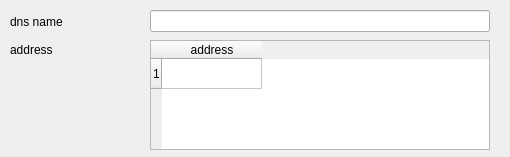
<ui version="4.0" >
 <class>FredWindow</class>
 <widget class="QWidget" name="FredWindow" >
  <property name="geometry" >
   <rect>
    <x>0</x>
    <y>0</y>
    <width>510</width>
    <height>157</height>
   </rect>
  </property>
  <property name="windowTitle" >
   <string>dns</string>
  </property>
  <widget class="QLabel" name="textLabel_address" >
   <property name="geometry" >
    <rect>
     <x>10</x>
     <y>40</y>
     <width>130</width>
     <height>20</height>
    </rect>
   </property>
   <property name="text" >
    <string>address</string>
   </property>
   <property name="wordWrap" >
    <bool>false</bool>
   </property>
  </widget>
  <widget class="QLineEdit" name="name" >
   <property name="geometry" >
    <rect>
     <x>150</x>
     <y>10</y>
     <width>340</width>
     <height>22</height>
    </rect>
   </property>
  </widget>
  <widget class="QLabel" name="label_dns_name" >
   <property name="geometry" >
    <rect>
     <x>10</x>
     <y>12</y>
     <width>130</width>
     <height>20</height>
    </rect>
   </property>
   <property name="text" >
    <string>dns name</string>
   </property>
   <property name="wordWrap" >
    <bool>false</bool>
   </property>
  </widget>
  <widget class="QTableWidget" name="addr" >
   <property name="geometry" >
    <rect>
     <x>150</x>
     <y>40</y>
     <width>340</width>
     <height>110</height>
    </rect>
   </property>
   <property name="frameShape" >
    <enum>QFrame::StyledPanel</enum>
   </property>
   <property name="frameShadow" >
    <enum>QFrame::Sunken</enum>
   </property>
   <property name="showGrid" >
    <bool>true</bool>
   </property>
   <property name="rowCount" >
    <number>1</number>
   </property>
   <row/>
   <column>
    <property name="text" >
     <string>address</string>
    </property>
   </column>
  </widget>
 </widget>
 <layoutdefault spacing="6" margin="11" />
 <pixmapfunction>qPixmapFromMimeSource</pixmapfunction>
 <resources/>
 <connections>
  <connection>
   <sender>addr</sender>
   <signal>currentCellChanged(int,int,int,int)</signal>
   <receiver>FredWindow</receiver>
   <slot>addr_current_changed(int,int)</slot>
   <hints>
    <hint type="sourcelabel" >
     <x>20</x>
     <y>20</y>
    </hint>
    <hint type="destinationlabel" >
     <x>20</x>
     <y>20</y>
    </hint>
   </hints>
  </connection>
  <connection>
   <sender>addr</sender>
   <signal>cellChanged(int,int)</signal>
   <receiver>FredWindow</receiver>
   <slot>addr_value_changed(int,int)</slot>
   <hints>
    <hint type="sourcelabel" >
     <x>20</x>
     <y>20</y>
    </hint>
    <hint type="destinationlabel" >
     <x>20</x>
     <y>20</y>
    </hint>
   </hints>
  </connection>
 </connections>
</ui>
